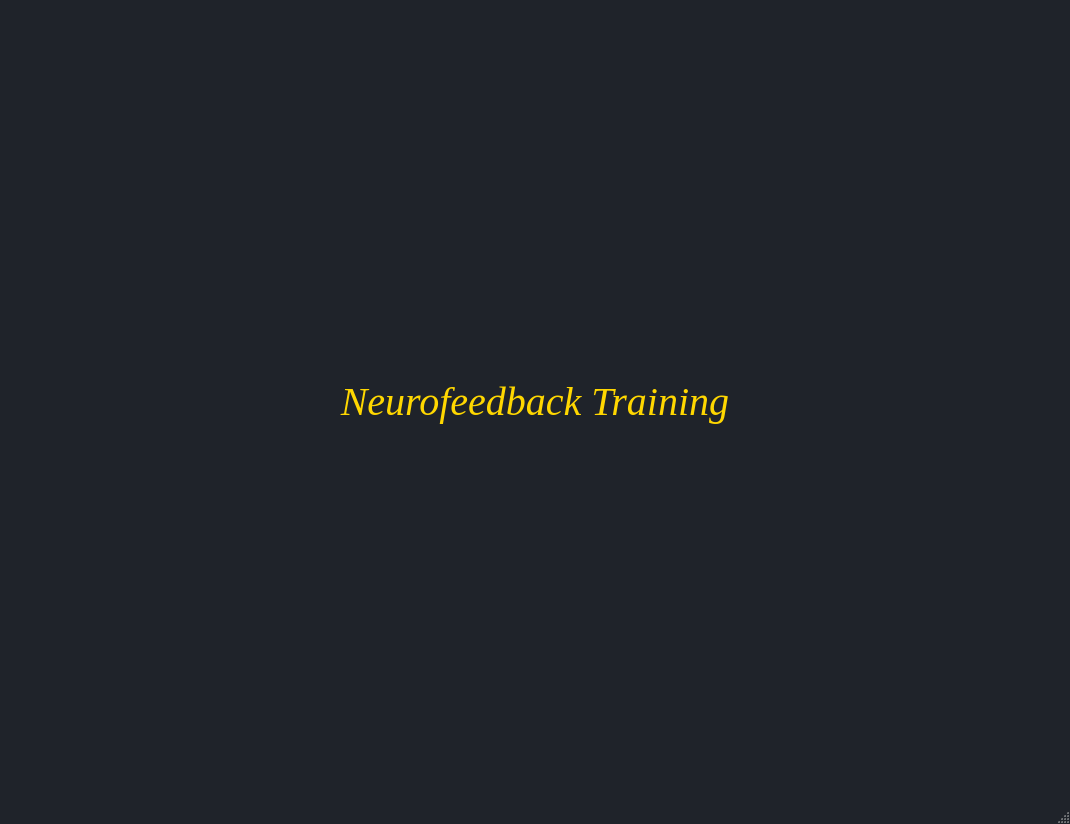
<?xml version="1.0" encoding="UTF-8"?>
<ui version="4.0">
 <class>MainWindow</class>
 <widget class="QMainWindow" name="MainWindow">
  <property name="geometry">
   <rect>
    <x>0</x>
    <y>0</y>
    <width>1070</width>
    <height>824</height>
   </rect>
  </property>
  <property name="font">
   <font>
    <family>Inter SemiBold</family>
    <pointsize>12</pointsize>
    <bold>true</bold>
   </font>
  </property>
  <property name="windowTitle">
   <string>Neurofeedback training</string>
  </property>
  <property name="windowIcon">
   <iconset resource="../../NFB-device_v4/Icons/Icons.qrc">
    <normaloff>:/MainWindow/KI_ICON_ONLY.png</normaloff>:/MainWindow/KI_ICON_ONLY.png</iconset>
  </property>
  <property name="styleSheet">
   <string notr="true">QMainWindow {
    background-color: #1f232a;
    color: #EDEDED;
}

#centralWidget{
	background-color: #1f232a;
}

QPushButton {
    background-color: #555;
    color: #EDEDED;
    border: 1px solid #666;
    padding: 5px 15px;
    border-radius: 3px;
    font-size: 18px;
    font-family: &quot;Inter SemiBold&quot;;
}

QPushButton:hover {
    background-color: #666;
}

QPushButton:pressed {
    background-color: #444;
}

QGroupBox {
    font-size: 18px;  /* Adjust the size as needed */
    color: #FFD700;   /* Change to your desired color */
}

QGroupBox::title {
    subcontrol-origin: margin;
    subcontrol-position: top center;  /* Adjust if you want the title to be left or right aligned */
	padding: 0 3px;
}

QStatusBar{
	color: #FFD700;
	font-size: 14px;  /* Adjust the size as needed */

}

QLabel{
	color: #FFD700;
}

QTextEdit{
	color: #FFD700;
	background-color: #1f232a;
	border: 1px solid #666;
    border-radius: 3px;
}

</string>
  </property>
  <widget class="QWidget" name="centralwidget">
   <layout class="QGridLayout" name="gridLayout">
    <item row="0" column="0">
     <widget class="QStackedWidget" name="stackedWidget">
      <property name="currentIndex">
       <number>0</number>
      </property>
      <widget class="QWidget" name="animationPage">
       <layout class="QGridLayout" name="gridLayout_8">
        <item row="0" column="0">
         <widget class="QLabel" name="animatedLabel">
          <property name="font">
           <font>
            <family>Times New Roman</family>
            <pointsize>30</pointsize>
            <italic>true</italic>
            <bold>false</bold>
            <underline>false</underline>
            <strikeout>false</strikeout>
           </font>
          </property>
          <property name="text">
           <string>Neurofeedback Training</string>
          </property>
          <property name="alignment">
           <set>Qt::AlignCenter</set>
          </property>
         </widget>
        </item>
       </layout>
      </widget>
      <widget class="QWidget" name="page_1">
       <layout class="QHBoxLayout" name="horizontalLayout">
        <item>
         <widget class="QGroupBox" name="page1_groupBox_Week1">
          <property name="sizePolicy">
           <sizepolicy hsizetype="Expanding" vsizetype="Expanding">
            <horstretch>0</horstretch>
            <verstretch>0</verstretch>
           </sizepolicy>
          </property>
          <property name="font">
           <font>
            <family>Source Serif Pro</family>
            <pointsize>-1</pointsize>
           </font>
          </property>
          <property name="title">
           <string>Week 1</string>
          </property>
          <property name="alignment">
           <set>Qt::AlignCenter</set>
          </property>
          <layout class="QVBoxLayout" name="verticalLayout">
           <item>
            <widget class="QPushButton" name="pb_Day1">
             <property name="text">
              <string>Day 1</string>
             </property>
             <property name="iconSize">
              <size>
               <width>50</width>
               <height>50</height>
              </size>
             </property>
            </widget>
           </item>
           <item>
            <widget class="QPushButton" name="pb_Day2">
             <property name="text">
              <string>Day 2</string>
             </property>
             <property name="iconSize">
              <size>
               <width>50</width>
               <height>50</height>
              </size>
             </property>
            </widget>
           </item>
           <item>
            <widget class="QPushButton" name="pb_Day3">
             <property name="text">
              <string>Day 3</string>
             </property>
             <property name="iconSize">
              <size>
               <width>50</width>
               <height>50</height>
              </size>
             </property>
            </widget>
           </item>
           <item>
            <widget class="QPushButton" name="pb_Day4">
             <property name="text">
              <string>Day 4</string>
             </property>
             <property name="iconSize">
              <size>
               <width>50</width>
               <height>50</height>
              </size>
             </property>
            </widget>
           </item>
           <item>
            <widget class="QPushButton" name="pb_Day5">
             <property name="text">
              <string>Day 5</string>
             </property>
             <property name="iconSize">
              <size>
               <width>50</width>
               <height>50</height>
              </size>
             </property>
            </widget>
           </item>
           <item>
            <widget class="QPushButton" name="pb_Day6">
             <property name="text">
              <string>Day 6</string>
             </property>
             <property name="iconSize">
              <size>
               <width>50</width>
               <height>50</height>
              </size>
             </property>
            </widget>
           </item>
           <item>
            <widget class="QPushButton" name="pb_Day7">
             <property name="text">
              <string>Day 7</string>
             </property>
             <property name="iconSize">
              <size>
               <width>50</width>
               <height>50</height>
              </size>
             </property>
            </widget>
           </item>
          </layout>
         </widget>
        </item>
        <item>
         <widget class="QGroupBox" name="page1_groupBox_Week2">
          <property name="sizePolicy">
           <sizepolicy hsizetype="Expanding" vsizetype="Expanding">
            <horstretch>0</horstretch>
            <verstretch>0</verstretch>
           </sizepolicy>
          </property>
          <property name="font">
           <font>
            <family>Source Serif Pro</family>
            <pointsize>-1</pointsize>
            <italic>false</italic>
            <bold>false</bold>
           </font>
          </property>
          <property name="title">
           <string>Week 2</string>
          </property>
          <property name="alignment">
           <set>Qt::AlignCenter</set>
          </property>
          <layout class="QVBoxLayout" name="verticalLayout_2">
           <item>
            <widget class="QPushButton" name="pb_Day8">
             <property name="text">
              <string>Day 8</string>
             </property>
             <property name="iconSize">
              <size>
               <width>50</width>
               <height>50</height>
              </size>
             </property>
            </widget>
           </item>
           <item>
            <widget class="QPushButton" name="pb_Day9">
             <property name="text">
              <string>Day 9</string>
             </property>
             <property name="iconSize">
              <size>
               <width>50</width>
               <height>50</height>
              </size>
             </property>
            </widget>
           </item>
           <item>
            <widget class="QPushButton" name="pb_Day10">
             <property name="text">
              <string>Day 10</string>
             </property>
             <property name="iconSize">
              <size>
               <width>50</width>
               <height>50</height>
              </size>
             </property>
            </widget>
           </item>
           <item>
            <widget class="QPushButton" name="pb_Day11">
             <property name="text">
              <string>Day 11</string>
             </property>
             <property name="iconSize">
              <size>
               <width>50</width>
               <height>50</height>
              </size>
             </property>
            </widget>
           </item>
           <item>
            <widget class="QPushButton" name="pb_Day12">
             <property name="text">
              <string>Day 12</string>
             </property>
             <property name="iconSize">
              <size>
               <width>50</width>
               <height>50</height>
              </size>
             </property>
            </widget>
           </item>
           <item>
            <widget class="QPushButton" name="pb_Day13">
             <property name="text">
              <string>Day 13</string>
             </property>
             <property name="iconSize">
              <size>
               <width>50</width>
               <height>50</height>
              </size>
             </property>
            </widget>
           </item>
           <item>
            <widget class="QPushButton" name="pb_Day14">
             <property name="text">
              <string>Day 14</string>
             </property>
             <property name="iconSize">
              <size>
               <width>50</width>
               <height>50</height>
              </size>
             </property>
            </widget>
           </item>
          </layout>
         </widget>
        </item>
       </layout>
      </widget>
      <widget class="QWidget" name="page_2">
       <layout class="QGridLayout" name="gridLayout_2">
        <item row="0" column="0">
         <widget class="QGroupBox" name="mainPage2_groupBox">
          <property name="font">
           <font>
            <pointsize>-1</pointsize>
           </font>
          </property>
          <property name="title">
           <string/>
          </property>
          <layout class="QVBoxLayout" name="verticalLayout_3">
           <item>
            <widget class="QGroupBox" name="page2_groupBox_BackButton">
             <property name="styleSheet">
              <string notr="true">QGroupBox {
    font-size: 18px;  /* Adjust the size as needed */
    color: #FFD700;   /* Change to your desired color */
	border: 0;
}</string>
             </property>
             <property name="title">
              <string/>
             </property>
             <layout class="QHBoxLayout" name="horizontalLayout_2">
              <item>
               <widget class="QGroupBox" name="groupBox">
                <property name="title">
                 <string/>
                </property>
                <layout class="QGridLayout" name="gridLayout_6">
                 <item row="0" column="0">
                  <widget class="QPushButton" name="pb_BackButton">
                   <property name="text">
                    <string>Back</string>
                   </property>
                   <property name="iconSize">
                    <size>
                     <width>50</width>
                     <height>50</height>
                    </size>
                   </property>
                  </widget>
                 </item>
                 <item row="1" column="0">
                  <spacer name="verticalSpacer_3">
                   <property name="orientation">
                    <enum>Qt::Vertical</enum>
                   </property>
                   <property name="sizeHint" stdset="0">
                    <size>
                     <width>20</width>
                     <height>40</height>
                    </size>
                   </property>
                  </spacer>
                 </item>
                 <item row="0" column="1">
                  <spacer name="horizontalSpacer">
                   <property name="orientation">
                    <enum>Qt::Horizontal</enum>
                   </property>
                   <property name="sizeHint" stdset="0">
                    <size>
                     <width>40</width>
                     <height>20</height>
                    </size>
                   </property>
                  </spacer>
                 </item>
                </layout>
               </widget>
              </item>
              <item>
               <spacer name="verticalSpacer">
                <property name="orientation">
                 <enum>Qt::Vertical</enum>
                </property>
                <property name="sizeHint" stdset="0">
                 <size>
                  <width>20</width>
                  <height>40</height>
                 </size>
                </property>
               </spacer>
              </item>
              <item>
               <widget class="QGroupBox" name="page2_groupBox_TextEdit">
                <property name="title">
                 <string/>
                </property>
                <layout class="QGridLayout" name="gridLayout_7">
                 <item row="0" column="0">
                  <spacer name="horizontalSpacer_9">
                   <property name="orientation">
                    <enum>Qt::Horizontal</enum>
                   </property>
                   <property name="sizeHint" stdset="0">
                    <size>
                     <width>192</width>
                     <height>20</height>
                    </size>
                   </property>
                  </spacer>
                 </item>
                 <item row="1" column="0">
                  <widget class="QTextEdit" name="textEdit">
                   <property name="readOnly">
                    <bool>true</bool>
                   </property>
                   <property name="html">
                    <string>&lt;!DOCTYPE HTML PUBLIC &quot;-//W3C//DTD HTML 4.0//EN&quot; &quot;http://www.w3.org/TR/REC-html40/strict.dtd&quot;&gt;
&lt;html&gt;&lt;head&gt;&lt;meta name=&quot;qrichtext&quot; content=&quot;1&quot; /&gt;&lt;meta charset=&quot;utf-8&quot; /&gt;&lt;style type=&quot;text/css&quot;&gt;
p, li { white-space: pre-wrap; }
hr { height: 1px; border-width: 0; }
li.unchecked::marker { content: &quot;\2610&quot;; }
li.checked::marker { content: &quot;\2612&quot;; }
&lt;/style&gt;&lt;/head&gt;&lt;body style=&quot; font-family:'Segoe UI'; font-size:9pt; font-weight:400; font-style:normal;&quot;&gt;
&lt;p align=&quot;center&quot; style=&quot; margin-top:0px; margin-bottom:0px; margin-left:0px; margin-right:0px; -qt-block-indent:0; text-indent:0px;&quot;&gt;&lt;span style=&quot; font-size:14pt; font-style:italic;&quot;&gt;Training Instructions&lt;/span&gt;&lt;/p&gt;
&lt;ol style=&quot;margin-top: 0px; margin-bottom: 0px; margin-left: 0px; margin-right: 0px; -qt-list-indent: 1;&quot;&gt;
&lt;li style=&quot; font-size:11pt;&quot; style=&quot; margin-top:12px; margin-bottom:0px; margin-left:0px; margin-right:0px; -qt-block-indent:0; text-indent:0px;&quot;&gt;Pick a &amp;quot;Training Video&amp;quot;. If it's your first session today, choose &amp;quot;Training Video 1&amp;quot;.&lt;/li&gt;
&lt;li style=&quot; font-size:11pt;&quot; style=&quot; margin-top:0px; margin-bottom:0px; margin-left:0px; margin-right:0px; -qt-block-indent:0; text-indent:0px;&quot;&gt;Press &amp;quot;Start Training&amp;quot; to begin.&lt;/li&gt;
&lt;li style=&quot; font-size:11pt;&quot; style=&quot; margin-top:0px; margin-bottom:0px; margin-left:0px; margin-right:0px; -qt-block-indent:0; text-indent:0px;&quot;&gt;After finishing, choose the next numbered video.&lt;/li&gt;
&lt;li style=&quot; font-size:11pt;&quot; style=&quot; margin-top:0px; margin-bottom:0px; margin-left:0px; margin-right:0px; -qt-block-indent:0; text-indent:0px;&quot;&gt;If all &amp;quot;Training Videos&amp;quot; are green, select &amp;quot;Ecological Video&amp;quot;.&lt;/li&gt;
&lt;li style=&quot; font-size:11pt;&quot; style=&quot; margin-top:0px; margin-bottom:12px; margin-left:0px; margin-right:0px; -qt-block-indent:0; text-indent:0px;&quot;&gt;Press &amp;quot;Start Training&amp;quot; again.&lt;/li&gt;&lt;/ol&gt;
&lt;p style=&quot; margin-top:12px; margin-bottom:12px; margin-left:0px; margin-right:0px; -qt-block-indent:0; text-indent:0px;&quot;&gt;&lt;span style=&quot; font-size:11pt; font-weight:700;&quot;&gt;Note:&lt;/span&gt;&lt;span style=&quot; font-size:11pt;&quot;&gt; Once all videos are green, you're done for the day!&lt;/span&gt;&lt;/p&gt;&lt;/body&gt;&lt;/html&gt;</string>
                   </property>
                  </widget>
                 </item>
                </layout>
               </widget>
              </item>
             </layout>
            </widget>
           </item>
           <item>
            <widget class="QGroupBox" name="page2_groupBox_Title">
             <property name="styleSheet">
              <string notr="true">QGroupBox {
    font-size: 18px;  /* Adjust the size as needed */
    color: #FFD700;   /* Change to your desired color */
	border: 0;
}</string>
             </property>
             <property name="title">
              <string/>
             </property>
             <layout class="QGridLayout" name="gridLayout_3">
              <item row="1" column="1">
               <widget class="QLabel" name="page2_dayLabel">
                <property name="font">
                 <font>
                  <pointsize>30</pointsize>
                 </font>
                </property>
                <property name="text">
                 <string>Day: X</string>
                </property>
               </widget>
              </item>
              <item row="1" column="0">
               <spacer name="horizontalSpacer_2">
                <property name="orientation">
                 <enum>Qt::Horizontal</enum>
                </property>
                <property name="sizeHint" stdset="0">
                 <size>
                  <width>40</width>
                  <height>20</height>
                 </size>
                </property>
               </spacer>
              </item>
              <item row="1" column="2">
               <spacer name="horizontalSpacer_3">
                <property name="orientation">
                 <enum>Qt::Horizontal</enum>
                </property>
                <property name="sizeHint" stdset="0">
                 <size>
                  <width>40</width>
                  <height>20</height>
                 </size>
                </property>
               </spacer>
              </item>
              <item row="2" column="1">
               <spacer name="verticalSpacer_2">
                <property name="orientation">
                 <enum>Qt::Vertical</enum>
                </property>
                <property name="sizeHint" stdset="0">
                 <size>
                  <width>20</width>
                  <height>40</height>
                 </size>
                </property>
               </spacer>
              </item>
              <item row="0" column="1">
               <spacer name="verticalSpacer_4">
                <property name="orientation">
                 <enum>Qt::Vertical</enum>
                </property>
                <property name="sizeHint" stdset="0">
                 <size>
                  <width>20</width>
                  <height>40</height>
                 </size>
                </property>
               </spacer>
              </item>
             </layout>
            </widget>
           </item>
           <item>
            <widget class="QGroupBox" name="page2_groupBox_Videos">
             <property name="styleSheet">
              <string notr="true">QGroupBox {
    font-size: 18px;  /* Adjust the size as needed */
    color: #FFD700;   /* Change to your desired color */
	border: 0;
}</string>
             </property>
             <property name="title">
              <string/>
             </property>
             <layout class="QHBoxLayout" name="horizontalLayout_3">
              <item>
               <spacer name="horizontalSpacer_5">
                <property name="orientation">
                 <enum>Qt::Horizontal</enum>
                </property>
                <property name="sizeHint" stdset="0">
                 <size>
                  <width>40</width>
                  <height>20</height>
                 </size>
                </property>
               </spacer>
              </item>
              <item>
               <widget class="QGroupBox" name="groupBox_2">
                <property name="title">
                 <string/>
                </property>
                <layout class="QVBoxLayout" name="verticalLayout_4">
                 <item>
                  <widget class="QPushButton" name="pb_TrainingVideo_1">
                   <property name="styleSheet">
                    <string notr="true">QPushButton:disabled {
    background-color: #272727;
}
</string>
                   </property>
                   <property name="text">
                    <string>Training Video 1</string>
                   </property>
                   <property name="iconSize">
                    <size>
                     <width>50</width>
                     <height>50</height>
                    </size>
                   </property>
                  </widget>
                 </item>
                 <item>
                  <widget class="QPushButton" name="pb_TrainingVideo_2">
                   <property name="styleSheet">
                    <string notr="true">QPushButton:disabled {
    background-color: #272727;
}
</string>
                   </property>
                   <property name="text">
                    <string>Training Video 2</string>
                   </property>
                   <property name="iconSize">
                    <size>
                     <width>50</width>
                     <height>50</height>
                    </size>
                   </property>
                  </widget>
                 </item>
                 <item>
                  <widget class="QPushButton" name="pb_TrainingVideo_3">
                   <property name="styleSheet">
                    <string notr="true">QPushButton:disabled {
    background-color: #272727;
}
</string>
                   </property>
                   <property name="text">
                    <string>Training Video 3</string>
                   </property>
                   <property name="iconSize">
                    <size>
                     <width>50</width>
                     <height>50</height>
                    </size>
                   </property>
                  </widget>
                 </item>
                </layout>
               </widget>
              </item>
              <item>
               <spacer name="horizontalSpacer_6">
                <property name="orientation">
                 <enum>Qt::Horizontal</enum>
                </property>
                <property name="sizeHint" stdset="0">
                 <size>
                  <width>40</width>
                  <height>20</height>
                 </size>
                </property>
               </spacer>
              </item>
              <item>
               <widget class="QGroupBox" name="groupBox_3">
                <property name="title">
                 <string/>
                </property>
                <layout class="QGridLayout" name="gridLayout_4">
                 <item row="0" column="0">
                  <widget class="QPushButton" name="pb_ecologicalVideo">
                   <property name="styleSheet">
                    <string notr="true">QPushButton:disabled {
    background-color: #272727;
}
</string>
                   </property>
                   <property name="text">
                    <string>Ecological Video</string>
                   </property>
                   <property name="iconSize">
                    <size>
                     <width>50</width>
                     <height>50</height>
                    </size>
                   </property>
                  </widget>
                 </item>
                </layout>
               </widget>
              </item>
              <item>
               <spacer name="horizontalSpacer_4">
                <property name="orientation">
                 <enum>Qt::Horizontal</enum>
                </property>
                <property name="sizeHint" stdset="0">
                 <size>
                  <width>40</width>
                  <height>20</height>
                 </size>
                </property>
               </spacer>
              </item>
             </layout>
            </widget>
           </item>
           <item>
            <widget class="QGroupBox" name="page2_groupBox_training">
             <property name="styleSheet">
              <string notr="true">QGroupBox {
    font-size: 18px;  /* Adjust the size as needed */
    color: #FFD700;   /* Change to your desired color */
	border: 0;
}</string>
             </property>
             <property name="title">
              <string/>
             </property>
             <layout class="QGridLayout" name="gridLayout_5">
              <item row="0" column="2">
               <spacer name="horizontalSpacer_8">
                <property name="orientation">
                 <enum>Qt::Horizontal</enum>
                </property>
                <property name="sizeHint" stdset="0">
                 <size>
                  <width>40</width>
                  <height>20</height>
                 </size>
                </property>
               </spacer>
              </item>
              <item row="0" column="0">
               <spacer name="horizontalSpacer_7">
                <property name="orientation">
                 <enum>Qt::Horizontal</enum>
                </property>
                <property name="sizeHint" stdset="0">
                 <size>
                  <width>40</width>
                  <height>20</height>
                 </size>
                </property>
               </spacer>
              </item>
              <item row="0" column="1">
               <widget class="QPushButton" name="pb_startTraining">
                <property name="sizePolicy">
                 <sizepolicy hsizetype="Expanding" vsizetype="Fixed">
                  <horstretch>0</horstretch>
                  <verstretch>0</verstretch>
                 </sizepolicy>
                </property>
                <property name="styleSheet">
                 <string notr="true">QPushButton:disabled {
    background-color: #272727;
}
</string>
                </property>
                <property name="text">
                 <string>Start Training</string>
                </property>
                <property name="iconSize">
                 <size>
                  <width>50</width>
                  <height>50</height>
                 </size>
                </property>
               </widget>
              </item>
             </layout>
            </widget>
           </item>
          </layout>
         </widget>
        </item>
       </layout>
      </widget>
     </widget>
    </item>
   </layout>
  </widget>
  <widget class="QStatusBar" name="statusbar">
   <property name="sizeGripEnabled">
    <bool>true</bool>
   </property>
  </widget>
  <action name="actionQuit">
   <property name="text">
    <string>Quit</string>
   </property>
  </action>
  <action name="actionInfo">
   <property name="text">
    <string>About</string>
   </property>
  </action>
  <action name="actionHelp">
   <property name="text">
    <string>Information</string>
   </property>
  </action>
 </widget>
 <resources>
  <include location="../../NFB-device_v4/Icons/Icons.qrc"/>
 </resources>
 <connections/>
</ui>
